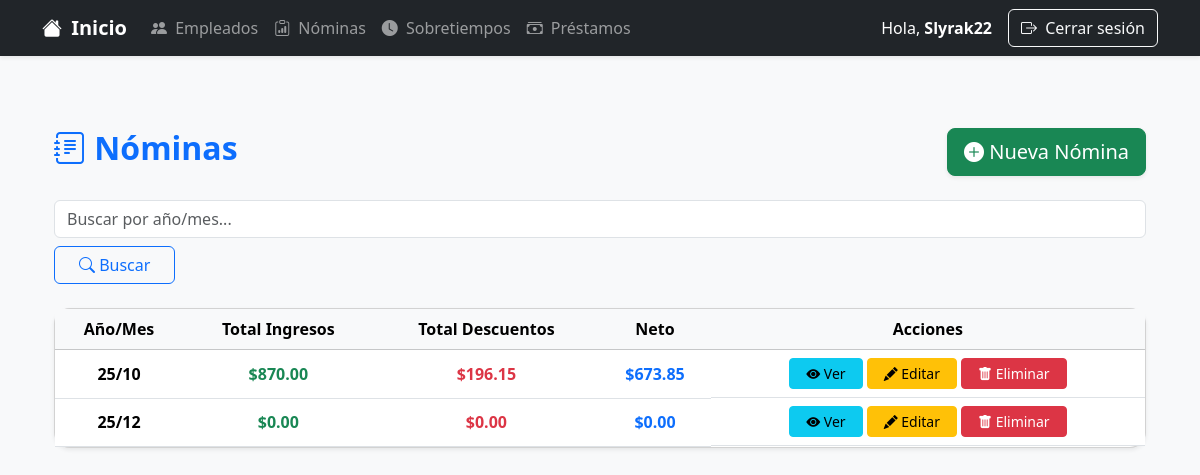
Page /nomina/nominas/ (signed in) on the earlier database version.
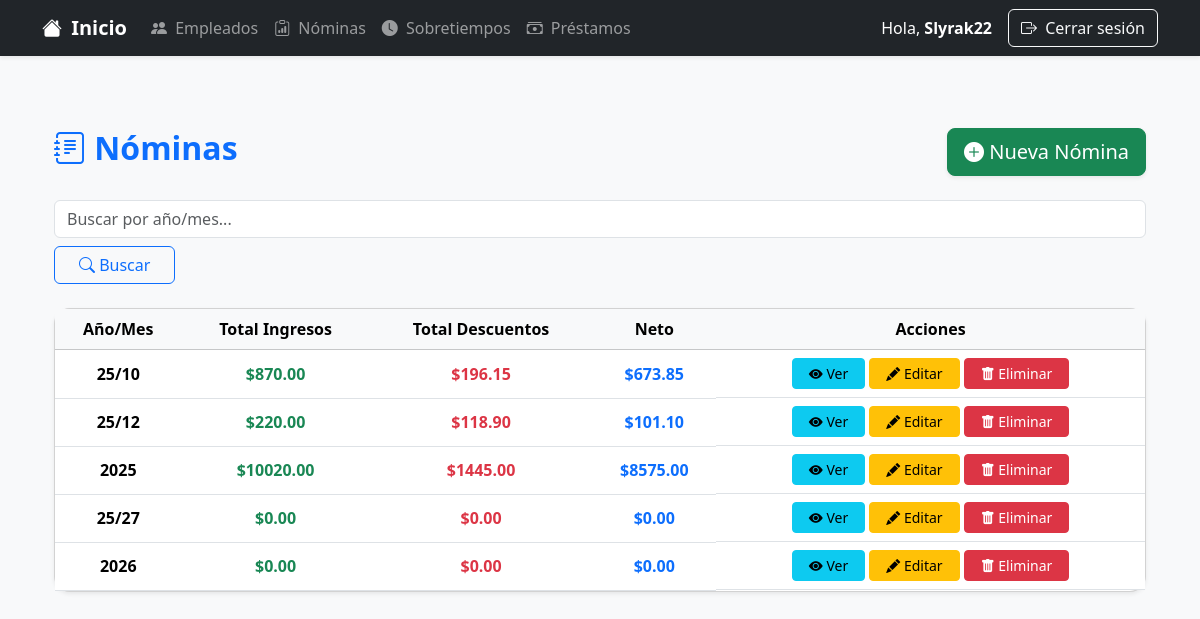
Same page on the later database version.
### nomina_app/models.py (models this page shows, shortened)
class Nomina(models.Model):
    aniomes = models.CharField(max_length=6)  # Ej: '202401'
    tot_ing = models.DecimalField(max_digits=12, decimal_places=2, default=Decimal('0.00'))
    tot_des = models.DecimalField(max_digits=12, decimal_places=2, default=Decimal('0.00'))
    neto = models.DecimalField(max_digits=10, decimal_places=2, default=Decimal('0.00'))

### nomina_app/views.py (the view)
# urls.py: path('nominas/', views.NominaListView.as_view(), name='nomina_list'),
class NominaListView(LoginRequiredMixin, ListView):
    model = Nomina
    template_name = 'nomina/nomina_list.html'
    context_object_name = 'nominas'
    paginate_by = 10
    def get_queryset(self):
        query = self.request.GET.get('q')
        if query:
            return Nomina.objects.filter(aniomes__icontains=query)
        return Nomina.objects.all()

### templates/nomina/nomina_list.html (shortened to what this page needs)
{% extends 'base.html' %}
{% block content %}
<div class="container py-5">
    <div class="d-flex justify-content-between align-items-center mb-4">
        <h2 class="fw-bold text-primary">
            <i class="bi bi-journal-text"></i> Nóminas
        </h2>
        <a href="{% url 'nomina_app:nomina_create' %}" class="btn btn-success btn-lg shadow-sm">
            <i class="bi bi-plus-circle-fill"></i> Nueva Nómina
        </a>
    </div>
    <form method="get" class="mb-4 d-flex gap-2 flex-wrap">
        <input type="text" name="q" class="form-control flex-grow-1" placeholder="Buscar por año/mes..."
            value="{{ request.GET.q }}">
        <button type="submit" class="btn btn-outline-primary px-4">
            <i class="bi bi-search"></i> Buscar
        </button>
    </form>
    <div class="card shadow-sm rounded-4">
        <div class="card-body p-0">
            <div class="table-responsive">
                <table class="table table-hover align-middle mb-0">
                    <thead class="table-light text-center">
                        <tr>
                            <th>Año/Mes</th>
                            <th>Total Ingresos</th>
                            <th>Total Descuentos</th>
                            <th>Neto</th>
                            <th>Acciones</th>
                        </tr>
                    </thead>
                    <tbody>
                        {% for nomina in nominas %}
                        <tr class="text-center">
                            <td class="fw-semibold">{{ nomina.aniomes }}</td>
                            <td class="text-success fw-bold">${{ nomina.tot_ing }}</td>
                            <td class="text-danger fw-bold">${{ nomina.tot_des }}</td>
                            <td class="fw-bold text-primary">${{ nomina.neto }}</td>
                            <td class="d-flex justify-content-center gap-1 flex-wrap">
                                <a href="{% url 'nomina_app:nomina_detail' nomina.pk %}"
                                    class="btn btn-info btn-sm px-3">
                                    <i class="bi bi-eye-fill"></i> Ver
                                </a>
                                <a href="{% url 'nomina_app:nomina_update' nomina.pk %}"
                                    class="btn btn-warning btn-sm px-3">
                                    <i class="bi bi-pencil-fill"></i> Editar
                                </a>
                                <a href="{% url 'nomina_app:nomina_delete' nomina.pk %}"
                                    class="btn btn-danger btn-sm px-3">
                                    <i class="bi bi-trash-fill"></i> Eliminar
                                </a>
                            </td>
                        </tr>
                        {% empty %}
                        <tr>
                            <td colspan="5" class="text-center text-muted py-4">
                                <i class="bi bi-info-circle"></i> No hay nóminas registradas.
                            </td>
                        </tr>
                        {% endfor %}
                    </tbody>
                </table>
            </div>
        </div>
    </div>
</div>
{% endblock %}

Differences in the rows shown:
changed Nomina (number 2 of 5 on the later page): tot_ing "0.00" → "220.00"; tot_des "0.00" → "118.90"; neto "0.00" → "101.10"
added Nomina: aniomes "2025", tot_ing "10020.00", tot_des "1445.00", neto "8575.00"
added Nomina: aniomes "25/27", tot_ing "0.00", tot_des "0.00", neto "0.00"
added Nomina: aniomes "2026", tot_ing "0.00", tot_des "0.00", neto "0.00"
